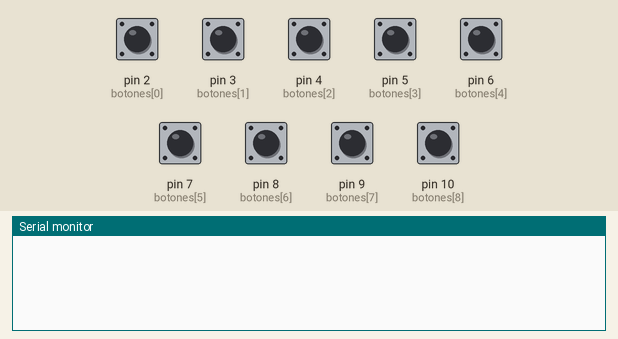
This sketch was run on a simulated Arduino Uno, built with avr-gcc and run on an emulated ATmega328P. Shown: the last lines printed to the serial monitor. Inputs (shaded band) come from the test bench; at power-on: pin 2 (botones[0]), pin 3 (botones[1]), pin 4 (botones[2]), pin 5 (botones[3]), pin 6 (botones[4]), pin 7 (botones[5]), pin 8 (botones[6]), pin 9 (botones[7]), pin 10 (botones[8]) HIGH.

Above: at 1.2 s.
1.3 s: pin 2 (botones[0]) pulled LOW for 0.15 s
At 1.8 s:
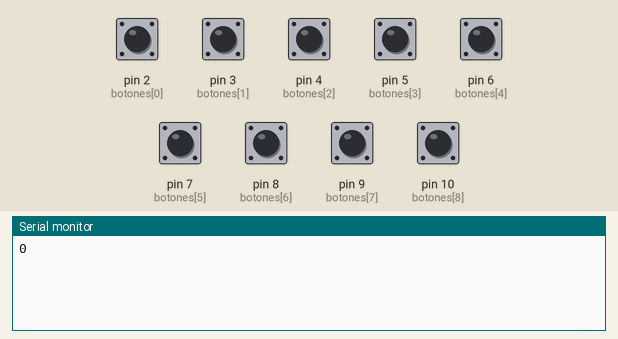
2.9 s: pin 3 (botones[1]) pulled LOW for 0.15 s
At 4.1 s:
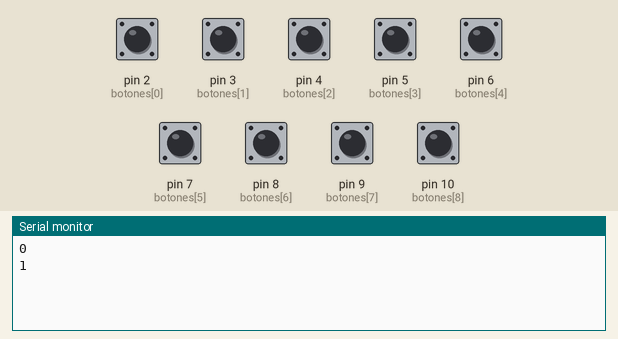
4.5 s: pin 4 (botones[2]) pulled LOW for 0.15 s
At 5.1 s:
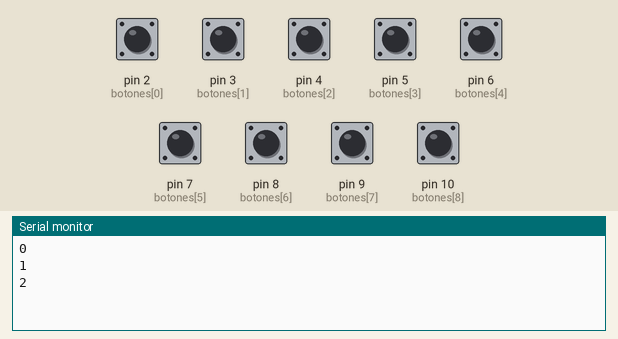
6.1 s: pin 5 (botones[3]) pulled LOW for 0.15 s
At 7.3 s:
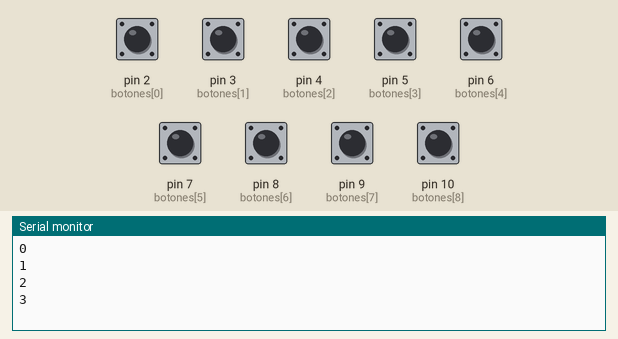
7.7 s: pin 6 (botones[4]) pulled LOW for 0.15 s
At 8.8 s:
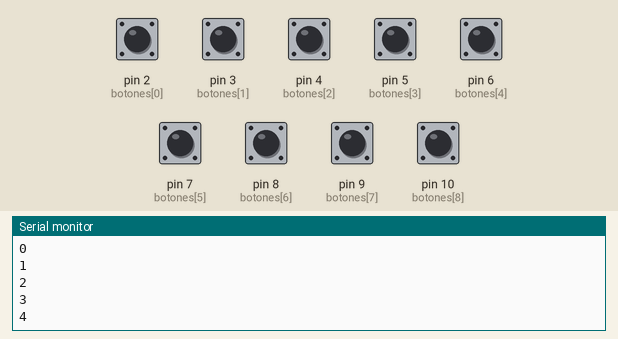
9.3 s: pin 7 (botones[5]) pulled LOW for 0.15 s
At 10.0 s:
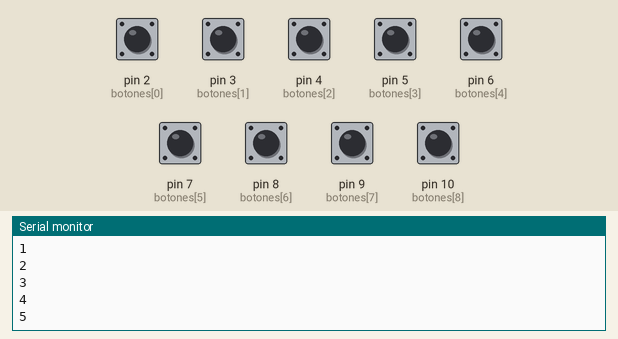
Timing chart, 0 to 11.9 s (numbered marks = the images above; inputs shaded):
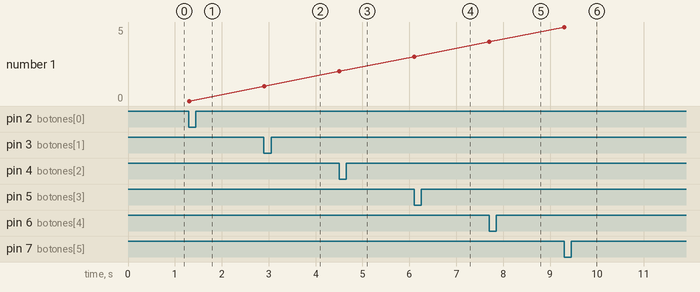

Measured:
- after the input at 1.3 s, the serial monitor: prints a new line at once (image 1)
- after the input at 2.9 s, the serial monitor: prints a new line at once (image 2)
- after the input at 4.5 s, the serial monitor: prints a new line at once (image 3)
- after the input at 6.1 s, the serial monitor: prints a new line at once (image 4)
- after the input at 7.7 s, the serial monitor: prints a new line at once (image 5)
- after the input at 9.3 s, the serial monitor: prints a new line at once (image 6)
- plotted number 1: 0 → 1 after the input at 2.9 s, 1 → 2 after the input at 4.5 s, 2 → 3 after the input at 6.1 s, 3 → 4 after the input at 7.7 s, 4 → 5 after the input at 9.3 s

The sketch:

CodigoArduinoPiano.ino
```cpp
const int botones[] = {2, 3, 4, 5, 6, 7, 8, 9, 10}; // Pines conectados a botones
const int numBotones = sizeof(botones) / sizeof(botones[0]);
bool estadoAnterior[numBotones];

unsigned long tiempoPresionado = 0;
bool esperandoLargaPresion = false;
bool yaEnviadoA = false;
const int indiceBotonEspecial = 7; // botón 8 (pin 9)

void setup() {
  Serial.begin(9600);
  for (int i = 0; i < numBotones; i++) {
    pinMode(botones[i], INPUT_PULLUP);
    estadoAnterior[i] = HIGH;
  }
}

void loop() {
  for (int i = 0; i < numBotones; i++) {
    bool estadoActual = digitalRead(botones[i]);

    // Flanco de bajada
    if (estadoAnterior[i] == HIGH && estadoActual == LOW) {
      if (i == indiceBotonEspecial) {
        tiempoPresionado = millis();
        esperandoLargaPresion = true;
        yaEnviadoA = false;
      } else {
        Serial.println(i);
      }
    }

    if (i == indiceBotonEspecial && esperandoLargaPresion) {
      if (estadoActual == LOW) {
        if (!yaEnviadoA && millis() - tiempoPresionado >= 3000) {
          Serial.println("A");  // Presionado 3+ segundos
          yaEnviadoA = true;
        }
      } else {
        // Se soltó antes de 3 segundos
        if (!yaEnviadoA && millis() - tiempoPresionado < 3000) {
          Serial.println(i);
        }
        esperandoLargaPresion = false;
        yaEnviadoA = false;
      }
    }

    estadoAnterior[i] = estadoActual;
  }

  delay(10);
}
```
